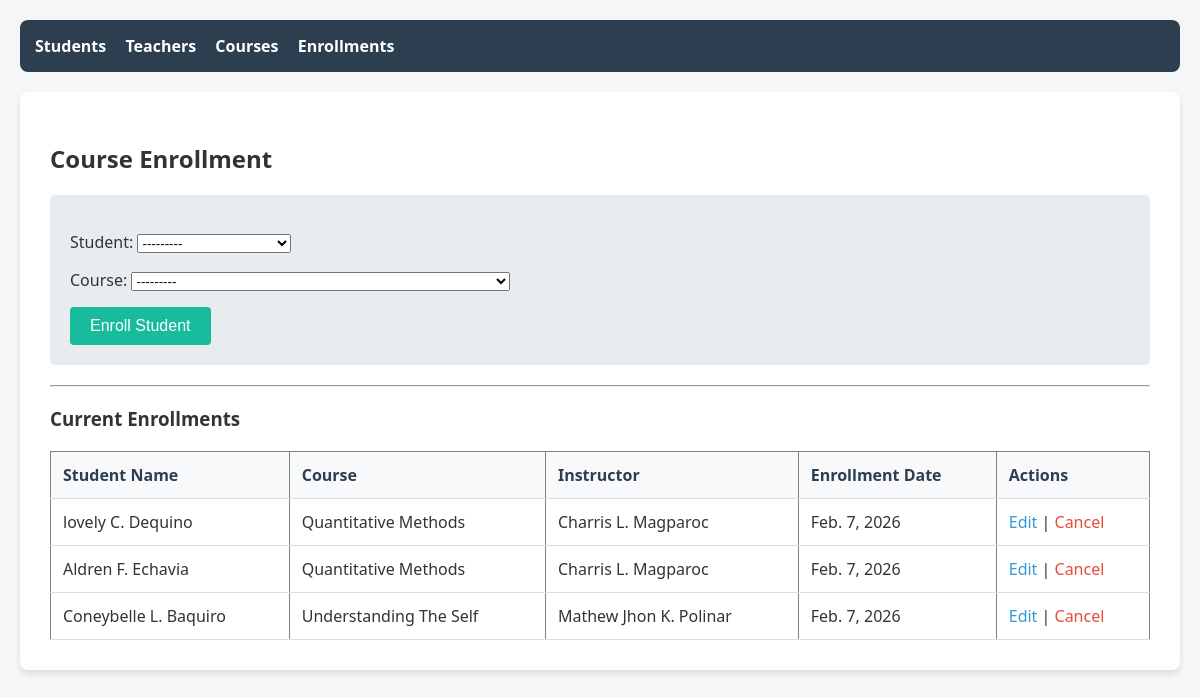
The app's page /enroll/ with its own data.
### students/models.py (models this page shows, shortened)
class Enrollment(models.Model):
    student = models.ForeignKey(Student, on_delete=models.CASCADE)
    course = models.ForeignKey(Course, on_delete=models.CASCADE)
    enrollment_date = models.DateField(auto_now_add=True)
    class Meta:
        unique_together = ('student', 'course')

class Student(models.Model):
    fullname = models.CharField(max_length=100)
    email = models.EmailField(max_length=100)
    is_active = models.BooleanField(default=True)
    def __str__(self):
        return self.fullname

class Course(models.Model):
    course_name = models.CharField(max_length=50)
    units = models.IntegerField()
    teacher = models.ForeignKey(Teacher, on_delete=models.CASCADE)
    is_active = models.BooleanField(default=True)
    def __str__(self):
        return f"{self.course_name} (Instructor: {self.teacher.teacher_name})"

class Teacher(models.Model):
    teacher_name = models.CharField(max_length=50)
    department = models.CharField(max_length=50)
    is_active = models.BooleanField(default=True)

### students/views.py (the view)
# urls.py: path('enroll/', views.enroll_student, name='enroll_student'),
def enroll_student(request):
    enrollments = Enrollment.objects.all()
    form = EnrollmentForm(request.POST or None)
    if request.method == "POST" and form.is_valid():
        form.save()
        return redirect('enroll_student')
    return render(request, 'students/enrollment_list.html', {'enrollments': enrollments, 'form': form})

### students/forms.py
class EnrollmentForm(forms.ModelForm):
    class Meta:
        model = Enrollment
        fields = ['student', 'course']

### students/templates/students/enrollment_list.html (shortened to what this page needs)
{% extends 'students/base.html' %}
{% block content %}
    <h2>Course Enrollment</h2>
    <form method="POST">
        {{ form.as_p }}
        <button type="submit">Enroll Student</button>
    </form>
    <hr>
    <h3>Current Enrollments</h3>
    <table border="1" style="width:100%">
        <tr>
            <th>Student Name</th>
            <th>Course</th>
            <th>Instructor</th>
            <th>Enrollment Date</th>
            <th>Actions</th>
        </tr>
        {% for e in enrollments %}
        <tr>
            <td>{{ e.student.fullname }}</td> <td>{{ e.course.course_name }}</td> <td>{{ e.course.teacher.teacher_name }}</td> <td>{{ e.enrollment_date }}</td> <td>
                <a href="{% url 'enrollment_update' e.pk %}" class="btn-edit">Edit</a> |
                <a href="{% url 'enrollment_delete' e.pk %}"
                    class="btn-delete"
                    onclick="return confirm('Are you sure you want to CANCEL this enrollment? \n\nStudent: {{ e.student.fullname }}\nCourse: {{ e.course.course_name }}');">
                    Cancel
                </a>
            </td>
        </tr>
        {% empty %}
        <tr>
            <td colspan="5">No students are currently enrolled.</td>
        </tr>
        {% endfor %}
    </table>
{% endblock %}

### students/templates/students/base.html (style rules this page uses)
body { font-family: 'Segoe UI', Tahoma, Geneva, Verdana, sans-serif; background-color: #f4f7f6; margin: 0; padding: 20px; color: #333; }
table { width: 100%; border-collapse: collapse; margin-top: 20px; }
th, td { padding: 12px; text-align: left; border-bottom: 1px solid #ddd; }
th { background-color: #f8f9fa; color: #2c3e50; }
form { background: #e9ecef; padding: 20px; border-radius: 5px; margin-bottom: 20px; }
button { background-color: #18bc9c; color: white; border: none; padding: 10px 20px; border-radius: 4px; cursor: pointer; font-size: 16px; }
.btn-edit { color: #3498db; text-decoration: none; }
.btn-delete { color: #e74c3c; text-decoration: none; }

### records on screen
Enrollment: student.fullname "lovely C. Dequino", course.course_name "Quantitative Methods", course.teacher.teacher_name "Charris L. Magparoc", enrollment_date "Feb. 7, 2026"
Enrollment: student.fullname "Aldren F. Echavia", course.course_name "Quantitative Methods", course.teacher.teacher_name "Charris L. Magparoc", enrollment_date "Feb. 7, 2026"
Enrollment: student.fullname "Coneybelle L. Baquiro", course.course_name "Understanding The Self", course.teacher.teacher_name "Mathew Jhon K. Polinar", enrollment_date "Feb. 7, 2026"
